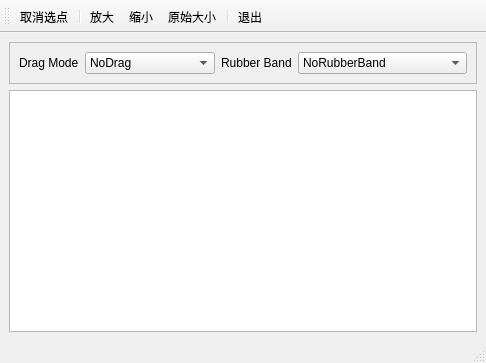
<?xml version="1.0" encoding="UTF-8"?>
<ui version="4.0">
 <class>MainWindow</class>
 <widget class="QMainWindow" name="MainWindow">
  <property name="geometry">
   <rect>
    <x>0</x>
    <y>0</y>
    <width>486</width>
    <height>363</height>
   </rect>
  </property>
  <property name="windowTitle">
   <string>MainWindow</string>
  </property>
  <widget class="QWidget" name="centralwidget">
   <layout class="QVBoxLayout" name="verticalLayout">
    <item>
     <widget class="QFrame" name="frame">
      <property name="frameShape">
       <enum>QFrame::StyledPanel</enum>
      </property>
      <property name="frameShadow">
       <enum>QFrame::Raised</enum>
      </property>
      <layout class="QHBoxLayout" name="horizontalLayout">
       <item>
        <widget class="QLabel" name="label">
         <property name="text">
          <string>Drag Mode</string>
         </property>
        </widget>
       </item>
       <item>
        <widget class="QComboBox" name="comboBox">
         <property name="minimumSize">
          <size>
           <width>130</width>
           <height>0</height>
          </size>
         </property>
         <item>
          <property name="text">
           <string>NoDrag</string>
          </property>
         </item>
         <item>
          <property name="text">
           <string>ScrollHandDrag</string>
          </property>
         </item>
         <item>
          <property name="text">
           <string>RubberBandDrag</string>
          </property>
         </item>
        </widget>
       </item>
       <item>
        <widget class="QLabel" name="label_2">
         <property name="text">
          <string>Rubber Band</string>
         </property>
        </widget>
       </item>
       <item>
        <widget class="QComboBox" name="comboBox_2">
         <property name="minimumSize">
          <size>
           <width>150</width>
           <height>0</height>
          </size>
         </property>
         <item>
          <property name="text">
           <string>NoRubberBand</string>
          </property>
         </item>
         <item>
          <property name="text">
           <string>VerticalRubberBand</string>
          </property>
         </item>
         <item>
          <property name="text">
           <string>HorizontaRubberBand</string>
          </property>
         </item>
         <item>
          <property name="text">
           <string>RectangleRubberBand</string>
          </property>
         </item>
         <item>
          <property name="text">
           <string>RectangleRubberBand_Custom</string>
          </property>
         </item>
        </widget>
       </item>
      </layout>
     </widget>
    </item>
    <item>
     <widget class="TChartView" name="chartView"/>
    </item>
   </layout>
  </widget>
  <widget class="QStatusBar" name="statusbar"/>
  <widget class="QToolBar" name="mainToolBar">
   <property name="minimumSize">
    <size>
     <width>0</width>
     <height>0</height>
    </size>
   </property>
   <property name="windowTitle">
    <string>toolBar</string>
   </property>
   <property name="toolButtonStyle">
    <enum>Qt::ToolButtonTextBesideIcon</enum>
   </property>
   <attribute name="toolBarArea">
    <enum>TopToolBarArea</enum>
   </attribute>
   <attribute name="toolBarBreak">
    <bool>false</bool>
   </attribute>
   <addaction name="actDeselectAll"/>
   <addaction name="separator"/>
   <addaction name="actZoomOut"/>
   <addaction name="actZoomIn"/>
   <addaction name="action"/>
   <addaction name="separator"/>
   <addaction name="actQuit"/>
  </widget>
  <action name="actDeselectAll">
   <property name="icon">
    <iconset resource="res.qrc">
     <normaloff>:/images/images/124.bmp</normaloff>:/images/images/124.bmp</iconset>
   </property>
   <property name="text">
    <string>取消选点</string>
   </property>
   <property name="toolTip">
    <string>取消选点</string>
   </property>
  </action>
  <action name="actZoomOut">
   <property name="icon">
    <iconset resource="res.qrc">
     <normaloff>:/images/images/418.bmp</normaloff>:/images/images/418.bmp</iconset>
   </property>
   <property name="text">
    <string>放大</string>
   </property>
   <property name="toolTip">
    <string>放大</string>
   </property>
  </action>
  <action name="actZoomIn">
   <property name="icon">
    <iconset resource="res.qrc">
     <normaloff>:/images/images/416.bmp</normaloff>:/images/images/416.bmp</iconset>
   </property>
   <property name="text">
    <string>缩小</string>
   </property>
   <property name="toolTip">
    <string>缩小</string>
   </property>
  </action>
  <action name="action">
   <property name="icon">
    <iconset resource="res.qrc">
     <normaloff>:/images/images/414.bmp</normaloff>:/images/images/414.bmp</iconset>
   </property>
   <property name="text">
    <string>原始大小</string>
   </property>
   <property name="toolTip">
    <string>原始大小</string>
   </property>
  </action>
  <action name="actQuit">
   <property name="icon">
    <iconset resource="res.qrc">
     <normaloff>:/images/images/132.bmp</normaloff>:/images/images/132.bmp</iconset>
   </property>
   <property name="text">
    <string>退出</string>
   </property>
   <property name="toolTip">
    <string>退出</string>
   </property>
  </action>
 </widget>
 <customwidgets>
  <customwidget>
   <class>TChartView</class>
   <extends>QGraphicsView</extends>
   <header location="global">tchartview.h</header>
  </customwidget>
 </customwidgets>
 <resources>
  <include location="res.qrc"/>
 </resources>
 <connections>
  <connection>
   <sender>actQuit</sender>
   <signal>triggered()</signal>
   <receiver>MainWindow</receiver>
   <slot>close()</slot>
   <hints>
    <hint type="sourcelabel">
     <x>-1</x>
     <y>-1</y>
    </hint>
    <hint type="destinationlabel">
     <x>242</x>
     <y>181</y>
    </hint>
   </hints>
  </connection>
 </connections>
</ui>
